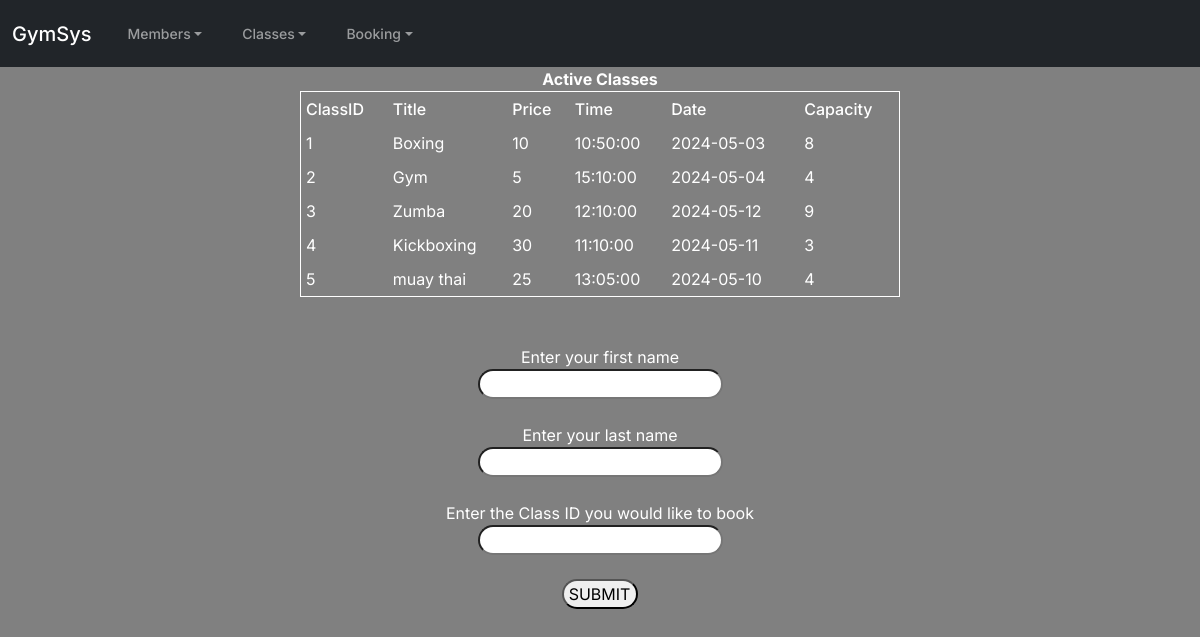
Screenshot of /booking.php with the database file from the repository.
### tables this page shows
CREATE TABLE `classtime` (
  `ClassID` tinyint(4) NOT NULL,
  `Date` date NOT NULL,
  `Time` time NOT NULL,
  `Capacity` tinyint(4) DEFAULT NULL,
  PRIMARY KEY (`ClassID`,`Date`,`Time`),
  CONSTRAINT `classtime_ibfk_1` FOREIGN KEY (`ClassID`) REFERENCES `class` (`ClassID`)
);

CREATE TABLE `class` (
  `ClassID` tinyint(4) NOT NULL AUTO_INCREMENT,
  `Title` varchar(20) DEFAULT NULL,
  `price` decimal(10,0) DEFAULT NULL,
  `Status` enum('A','I') NOT NULL,
  `Duration` tinyint(4) DEFAULT NULL,
  `Size` tinyint(4) DEFAULT NULL,
  PRIMARY KEY (`ClassID`)
);

### booking.php (the view, shortened to what this page needs)
<?php
    try{
    $pdo = connecting();
$sql = 'SELECT Class.ClassID,Class.Title,Class.price,ClassTime.Time,classTime.Date,classTime.Capacity FROM class INNER JOIN classTime ON Class.ClassID = classTime.ClassID WHERE STATUS = "A"';
$result = $pdo->query($sql);
?>
<b>Active Classes</b><br>
<table border=1>
<tr><th>ClassID</th>
<th>Title</th>
<th>Price</th>
<th>Time</th>
<th>Date</th>
<th>Capacity</th></tr>
<?php
while($row = $result->fetch()):
echo '<tr><td>' . $row['ClassID'] . '</td><td>' . $row['Title'] . '</td><td>' . $row['price'] . '</td><td>' . $row['Time'] . '</td><td>' . $row['Date'] . '</td><td>' . $row['Capacity'] . '</td>';
endwhile;
?>
</table>
<?php
}
catch (PDOException $e){
    $output = 'Unable to connect to the database server: ' . $e->getMessage() . ' in ' . $e->getFile() . ':' . $e->getLine();
}
?>

### project.css (style rules this page uses)
body { background-color: #808080; color:#fff; text-align: center; }
table { border-color: #fff; }
form { display:flex; align-items:center; flex-direction: column; }
th,td { padding: 5px; text-align: left; }
table { width: 50%; margin-left: 25%; }
input { border-radius: 25px; padding-left: 5px; }

### rows the page displays
classtime: ClassID.ClassID "1", ClassID.Title "Boxing", ClassID.price "10", Time "10:50:00", Date "2024-05-03", Capacity "8"
classtime: ClassID.ClassID "2", ClassID.Title "Gym", ClassID.price "5", Time "15:10:00", Date "2024-05-04", Capacity "4"
classtime: ClassID.ClassID "3", ClassID.Title "Zumba", ClassID.price "20", Time "12:10:00", Date "2024-05-12", Capacity "9"
classtime: ClassID.ClassID "4", ClassID.Title "Kickboxing", ClassID.price "30", Time "11:10:00", Date "2024-05-11", Capacity "3"
classtime: ClassID.ClassID "5", ClassID.Title "muay thai", ClassID.price "25", Time "13:05:00", Date "2024-05-10", Capacity "4"
